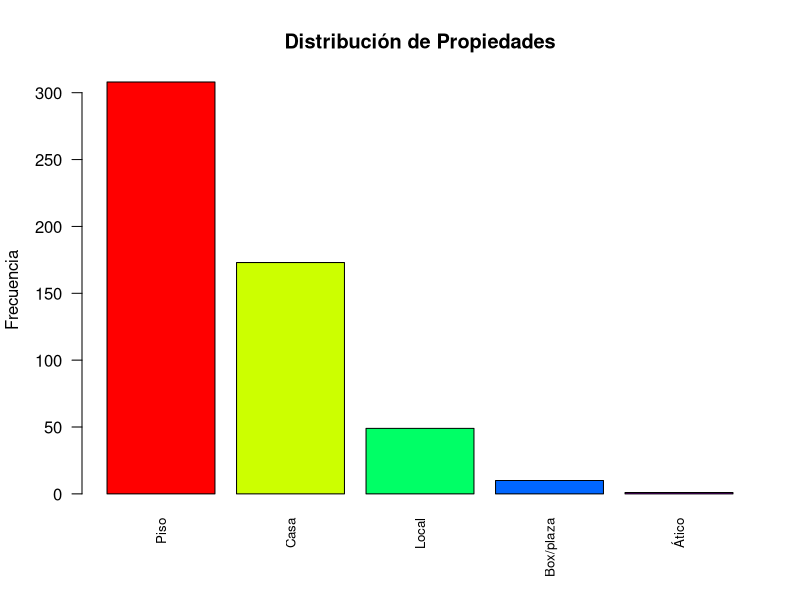
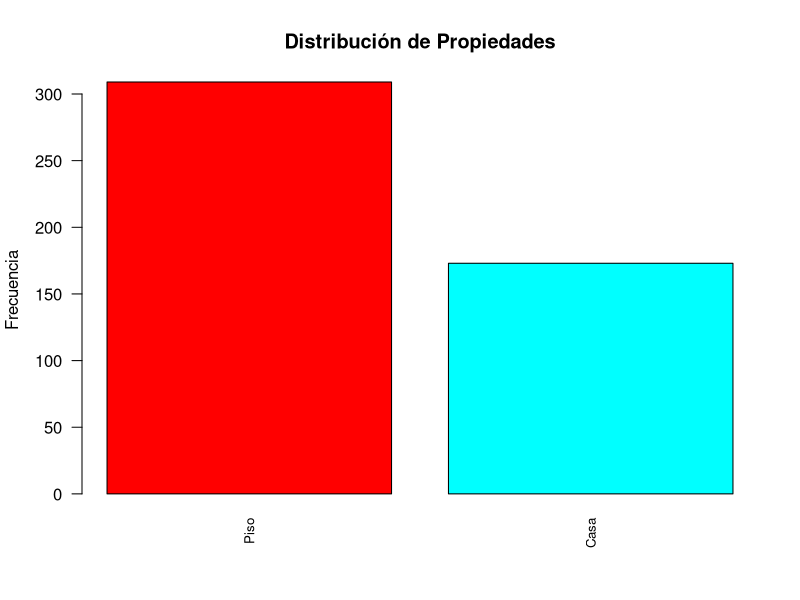
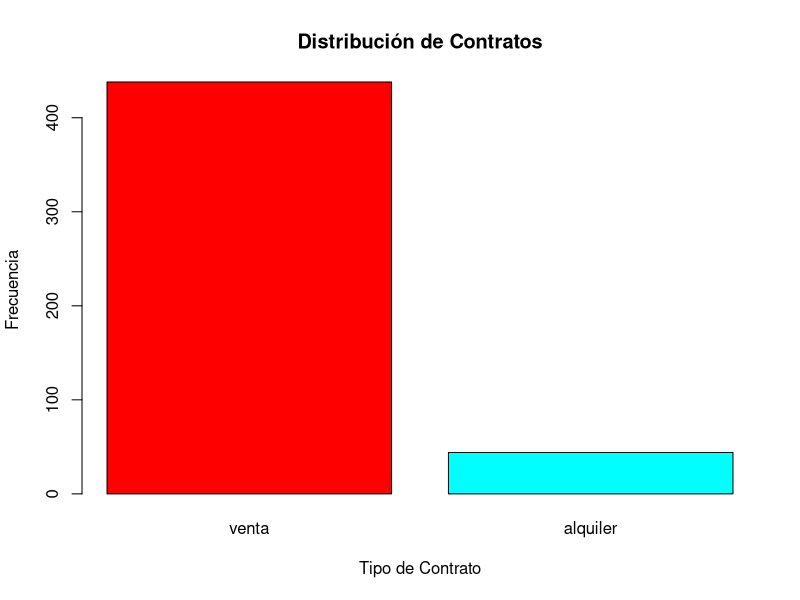
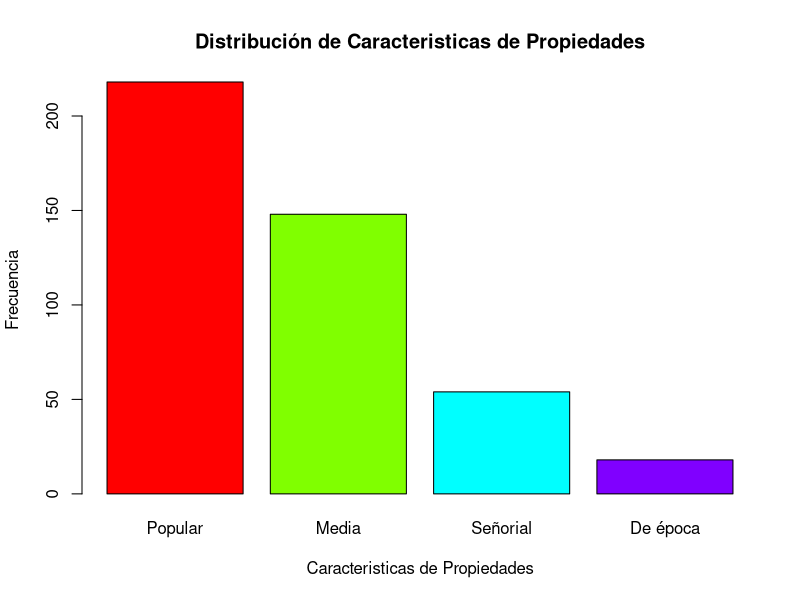
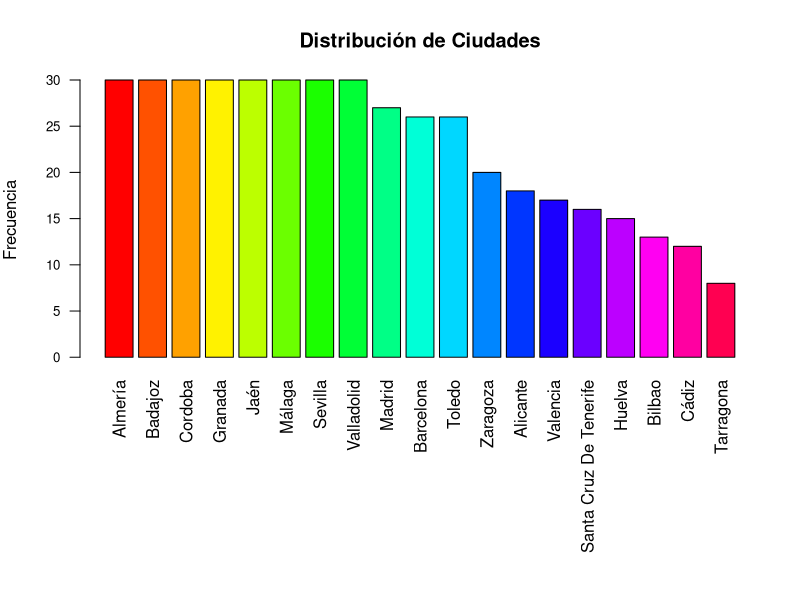
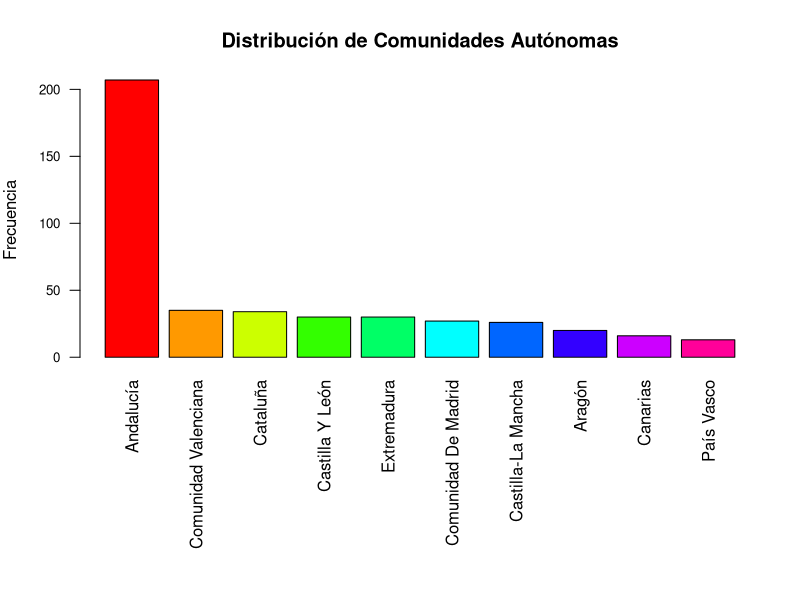
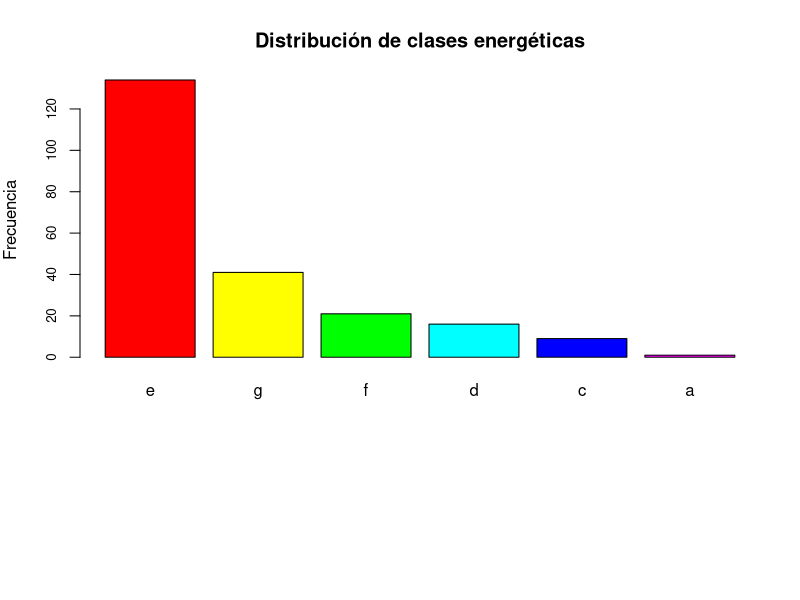
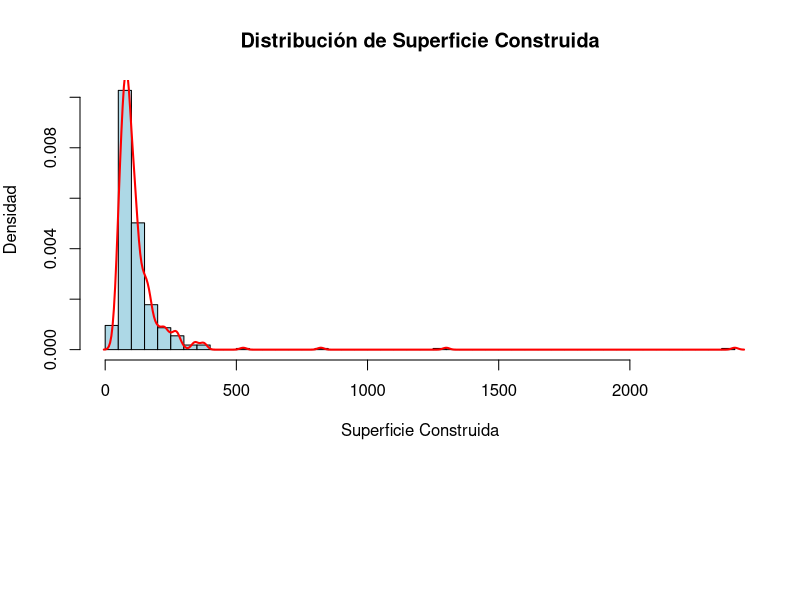

These figures' R source, in order:
## ---- chunk 1
library(stringr)
library(skimr)
library(dplyr)
library(ggplot2)
library(fastDummies)
library(randomForest)
library(car)
library(cluster)
library(FNN)
library(dbscan)
## ---- chunk 2
properties_spain <- read.csv("../properties_Spain.csv")
## ---- chunk 3
summary(properties_spain)
## ---- chunk 4
nrow(unique(properties_spain))
## ---- chunk 5
properties_spain$Bathrooms <- as.factor(str_extract(properties_spain$Bathrooms, "\\d+"))
properties_spain$Bedrooms <- as.factor(str_extract(properties_spain$Bedrooms, "\\d+"))
properties_spain$Energy_Consumption <- as.numeric(str_extract(properties_spain$Energy_Consumption, "\\d+"))
properties_spain$Publish_date <- as.Date(properties_spain$Publish_date)
## ---- chunk 6
Property <- sapply(properties_spain$title, function(x) strsplit(x, " ")[[1]][1])
properties_spain$Property <- as.data.frame(Property)
## ---- chunk 7
properties_spain <- subset(properties_spain, select = -c(item, url, title))
## ---- chunk 8
properties_spain <- as.data.frame(lapply(properties_spain, function(x) {
  x[x == ""] <- NA
  return(x)
}))
## ---- chunk 9
skim(properties_spain)
## ---- chunk 10
frecuencias <- sort(table(properties_spain$Property), decreasing = TRUE)
frecuencias
## ---- chunk 11
colores <- rainbow(length(frecuencias))

barplot(frecuencias, 
        main = "Distribución de Propiedades", 
        ylab = "Frecuencia", 
        col = colores,
        las = 2,       
        cex.names = 0.8)

## ---- chunk 12
properties_spain <- properties_spain %>%
                      mutate(Property = ifelse(Property == "Ático", "Piso", Property))
properties_spain <- properties_spain[properties_spain$Property != "Local" & properties_spain$Property != "Box/plaza",]
## ---- chunk 13
frecuencias <- sort(table(properties_spain$Property), decreasing = TRUE)
frecuencias
## ---- chunk 14
colores <- rainbow(length(frecuencias))

barplot(frecuencias, 
        main = "Distribución de Propiedades", 
        ylab = "Frecuencia", 
        col = colores,
        las = 2,       
        cex.names = 0.8)

## ---- chunk 15
properties_spain$Property <- as.factor(properties_spain$Property)
## ---- chunk 16
frecuencias <- sort(table(properties_spain$Contrat), decreasing = TRUE)
frecuencias
## ---- chunk 17
colores <- rainbow(length(frecuencias))

barplot(frecuencias, 
        main = "Distribución de Contratos", 
        xlab = "Tipo de Contrato", 
        ylab = "Frecuencia", 
        col = colores
        )

## ---- chunk 18
properties_spain_sell <- subset(properties_spain[properties_spain$Contrat == "venta",], select = -c(Contrat))
properties_spain_rent <- subset(properties_spain[properties_spain$Contrat == "alquiler",], select = -c(Contrat))
## ---- chunk 19
frecuencias <- sort(table(properties_spain_sell$Property_Type), decreasing = TRUE)
frecuencias
## ---- chunk 20
colores <- rainbow(length(frecuencias))

barplot(frecuencias, 
        main = "Distribución de Caracteristicas de Propiedades", 
        xlab = "Caracteristicas de Propiedades", 
        ylab = "Frecuencia", 
        col = colores
        )

## ---- chunk 21
properties_spain_sell <- subset(properties_spain_sell, select = -c((Property_Type)))
## ---- chunk 22
frecuencias <- sort(table(properties_spain_sell$City), decreasing = TRUE)
frecuencias
## ---- chunk 23
colores <- rainbow(length(frecuencias))

par(mar = c(12, 4, 4, 2))
barplot(frecuencias, 
        main = "Distribución de Ciudades", 
        ylab = "Frecuencia", 
        col = colores,
        las = 2,
        cex.axis = 0.8
        )
## ---- chunk 24
properties_spain_sell <- subset(properties_spain_sell, select = -c(City))
## ---- chunk 25
frecuencias <- sort(table(properties_spain_sell$Autonomous_Community), decreasing = TRUE)
frecuencias
## ---- chunk 26
colores <- rainbow(length(frecuencias))

par(mar = c(12, 4, 4, 2))
barplot(frecuencias, 
        main = "Distribución de Comunidades Autónomas", 
        ylab = "Frecuencia", 
        col = colores,
        las = 2,
        cex.axis = 0.8
        )
## ---- chunk 27
properties_spain_sell <- subset(properties_spain_sell, select = -c(Autonomous_Community))
## ---- chunk 28
frecuencias <- sort(table(properties_spain_sell$Energy_Class), decreasing = TRUE)
frecuencias
## ---- chunk 29
colores <- rainbow(length(frecuencias))


barplot(frecuencias, 
        main = "Distribución de clases energéticas", 
        ylab = "Frecuencia", 
        col = colores,
        cex.axis = 0.8
        )

## ---- chunk 30
properties_spain_sell <- subset(properties_spain_sell, select = -Energy_Class)
## ---- chunk 31
properties_spain_sell <- subset(properties_spain_sell, select = -c(Zone, Street, Country))
## ---- chunk 32
sort(table(properties_spain_sell$Heating), decreasing = TRUE)
## ---- chunk 33
sort(table(properties_spain_sell$Elevator), decreasing = TRUE)
## ---- chunk 34
properties_spain_sell <- subset(properties_spain_sell, select = -c(Heating, Elevator))
## ---- chunk 35
sort(table(properties_spain_sell$Floor), decreasing = TRUE)
## ---- chunk 36
properties_spain_sell <- subset(properties_spain_sell, select = -c(Floor))
## ---- chunk 37
properties_spain_sell <- subset(properties_spain_sell, select = -c(Reference))
## ---- chunk 38
properties_spain_sell <- subset(properties_spain_sell, select = -c(Publish_date))
## ---- chunk 39
summary(properties_spain_sell$Energy_Consumption)
## ---- chunk 40
properties_spain_sell <- subset(properties_spain_sell, select = -c(Energy_Consumption))
## ---- chunk 41
variable <- properties_spain_sell$Surface

hist(variable, 
     breaks = 50,
     probability = TRUE,
     col = "lightblue",
     main = "Distribución de Superficie Construida", 
     xlab = "Superficie Construida", 
     ylab = "Densidad")

lines(density(variable, na.rm = TRUE), 
      col = "red",          
      lwd = 2)             

## ---- chunk 42
boxplot(properties_spain_sell$Surface, 
        main = "Boxplot de la superficie construida", 
        ylab = "Superficie", 
        col = "lightblue", 
        notch = TRUE)

## ---- chunk 43
#properties_spain_sell <- properties_spain_sell[properties_spain_sell$Surface <= 500,]
## ---- chunk 44
variable <- properties_spain_sell$Surface

hist(variable, 
     breaks = 50,
     probability = TRUE,
     col = "lightblue",
     main = "Distribución de Superficie Construida", 
     xlab = "Superficie Construida", 
     ylab = "Densidad")

lines(density(variable, na.rm = TRUE), 
      col = "red",          
      lwd = 2)             

## ---- chunk 45
boxplot(properties_spain_sell$Surface, 
        main = "Boxplot de la superficie construida", 
        ylab = "Superficie", 
        col = "lightblue", 
        notch = TRUE)

## ---- chunk 46
summary(properties_spain_sell$Year_Construction)
## ---- chunk 47
variable <- properties_spain_sell$Year_Construction 


hist(variable, 
     breaks = 100,
     probability = TRUE,
     col = "lightblue",
     main = "Distribución de Año de Construcción", 
     xlab = "Año de Construcción", 
     ylab = "Densidad")

# Añadir la curva suavizada (density)
lines(density(variable, na.rm = TRUE), 
      col = "red",          # Color de la curva
      lwd = 2)              # Ancho de la línea

## ---- chunk 48
boxplot(properties_spain_sell$Year_Construction, 
        main = "Boxplot del Año de Construcción", 
        ylab = "Año de Construcción", 
        col = "lightblue", 
        notch = TRUE)
## ---- chunk 49
summary(properties_spain_sell$Bathrooms)
## ---- chunk 50
mode_bathrooms <- as.numeric(names(sort(table(properties_spain_sell$Bathrooms), decreasing = TRUE)[1]))

properties_spain_sell$Bathrooms[is.na(properties_spain_sell$Bathrooms)] <- mode_bathrooms
## ---- chunk 51
summary(properties_spain_sell$Bathrooms)
## ---- chunk 52
ggplot(properties_spain_sell, aes(x = Bathrooms, fill = factor(Bathrooms))) +
  geom_bar() +
  xlab("Baños") + 
  ylab("Frecuencia") +
  ggtitle("Distribución de baños por propiedad")+
  theme_minimal() +
  theme(panel.grid = element_blank(),
      axis.line = element_line(colour = "black")) + 
  scale_fill_brewer(palette = "Set3") +   
  labs(fill = "Número de Baños")
## ---- chunk 53
summary(properties_spain_sell$Bedrooms)
## ---- chunk 54
ggplot(properties_spain_sell, aes(x = Bedrooms, fill = factor(Bedrooms))) +
  geom_bar() +
  xlab("Habitaciones") + 
  ylab("Frecuencia") +
  ggtitle("Distribución de Habitaciones por propiedad")+
  theme_minimal() +
  theme(panel.grid = element_blank(),
      axis.line = element_line(colour = "black")) + 
  scale_fill_brewer(palette = "Set3") +   
  labs(fill = "Número de Habitaciones")
## ---- chunk 55
moda <- as.numeric(names(sort(table(properties_spain_sell$Bedrooms), decreasing = TRUE)[1]))

properties_spain_sell$Bedrooms[is.na(properties_spain_sell$Bedrooms)] <- moda

properties_spain_sell$Bedrooms <- droplevels(properties_spain_sell$Bedrooms)
## ---- chunk 56
summary(properties_spain_sell$Bedrooms)
## ---- chunk 57
ggplot(properties_spain_sell, aes(x = Bedrooms, fill = factor(Bedrooms))) +
  geom_bar() +
  xlab("Habitaciones") + 
  ylab("Frecuencia") +
  ggtitle("Distribución de Habitaciones por propiedad")+
  theme_minimal() +
  theme(panel.grid = element_blank(),
      axis.line = element_line(colour = "black")) + 
  scale_fill_brewer(palette = "Set3") +   
  labs(fill = "Número de Habitaciones")
## ---- chunk 58
summary(properties_spain_sell$Sale_Price)
## ---- chunk 59
variable <- properties_spain_sell$Sale_Price

hist(variable, 
     breaks = 100,
     probability = TRUE,
     col = "lightblue",
     main = "Distribución del Precio de Venta", 
     xlab = "Precio de venta", 
     ylab = "Densidad")

# Añadir la curva suavizada (density)
lines(density(variable, na.rm = TRUE), 
      col = "red",          # Color de la curva
      lwd = 2)              # Ancho de la línea

## ---- chunk 60

boxplot(properties_spain_sell$Sale_Price, 
        main = "Boxplot del Precio de Venta", 
        ylab = "Precio de Venta", 
        col = "lightblue", 
        notch = TRUE)

## ---- chunk 61
Q1 <- quantile(properties_spain_sell$Sale_Price, 0.25)
Q3 <- quantile(properties_spain_sell$Sale_Price, 0.75)
IQR_value <- IQR(properties_spain_sell$Sale_Price)

# Definir los límites inferior y superior
lower_limit <- Q1 - 1.5 * IQR_value
upper_limit <- Q3 + 1.5 * IQR_value

# Eliminar los valores atípicos (outliers)
properties_spain_sell <- properties_spain_sell[properties_spain_sell$Sale_Price >= lower_limit & properties_spain_sell$Sale_Price <= upper_limit,]
## ---- chunk 62

boxplot(properties_spain_sell$Sale_Price, 
        main = "Boxplot del Precio de Venta", 
        ylab = "Precio de Venta", 
        col = "lightblue", 
        notch = TRUE)

## ---- chunk 63
skim(properties_spain_sell)
## ---- chunk 64
properties_spain_sell$Bathrooms <- droplevels(properties_spain_sell$Bathrooms)
## ---- chunk 65
properties_spain_sell <- properties_spain_sell[!is.na(properties_spain_sell$Year_Construction),]
## ---- chunk 66
properties_spain_encoded <- dummy_cols(properties_spain_sell, 
                                       select_columns = c("Bathrooms", "Bedrooms", "Property"),
                                       remove_selected_columns = TRUE)

# Seleccionar las variables numéricas
numeric_vars <- properties_spain_encoded[, c("Year_Construction", "Sale_Price", "Surface")]

# Normalizar las variables
numeric_vars_scaled <- scale(numeric_vars)

# Reemplazar en el dataset
properties_spain_encoded[, c("Year_Construction", "Sale_Price", "Surface")] <- numeric_vars_scaled

## ---- chunk 67
# Aplicar PCA
pca_result <- prcomp(properties_spain_encoded, scale. = TRUE)

# Resumen de la varianza explicada
summary(pca_result)
## ---- chunk 68
# Obtener la desviación estándar de cada componente
sdev <- pca_result$sdev

# Calcular la varianza explicada (al cuadrar la desviación estándar)
var_explained <- sdev^2

# Calcular la proporción de varianza explicada
prop_var_explained <- var_explained / sum(var_explained)

# Calcular la varianza acumulada
cumulative_var_explained <- cumsum(prop_var_explained)

# Graficar la varianza acumulada
plot(cumulative_var_explained, type="b", main="Cumulative Proportion of Variance Explained",
     xlab="Principal Components", ylab="Cumulative Proportion of Variance", col="blue", pch=19)

## ---- chunk 69
# Obtener la desviación estándar de cada componente
sdev <- pca_result$sdev

# Calcular la varianza explicada (al cuadrar la desviación estándar)
var_explained <- sdev^2

# Calcular la proporción de varianza explicada
prop_var_explained <- var_explained / sum(var_explained)

plot(prop_var_explained, type="b", pch=19, col="blue", xlab="Número de componentes principales", 
     ylab="Proporción de varianza explicada", main="Gráfico de la proporción de varianza explicada")

## ---- chunk 70
pca_data <- data.frame(pca_result$x[, 1:11])
## ---- chunk 71
# Calcular la matriz de covarianza y la distancia de Mahalanobis
cov_matrix <- cov(pca_data) 

# Calcular la media de las puntuaciones de PCA
mean_data <- colMeans(pca_data)

# Calcular la distancia de Mahalanobis para cada observación
mahal_dist <- mahalanobis(pca_data, center = mean_data, cov = cov_matrix)

# Definir el umbral usando la distribución chi-cuadrada
threshold <- qchisq(0.95, df = 12) 

# Identificar los outliers
outliers <- mahal_dist > threshold

# Ver los índices de los outliers
which(outliers)
## ---- chunk 72
pca_data$outlier <- outliers
## ---- chunk 73
ggplot(pca_data, aes(x = PC1, y = PC2, color = outlier)) +
  geom_point(size = 2) +
  labs(
    title = "Visualización de Outliers en los Componentes Principales (PCA)",
    x = "Componente Principal 1 (PC1)",
    y = "Componente Principal 2 (PC2)",
    color = "Outlier"
  ) +
  theme_minimal() +
  scale_color_manual(values = c("FALSE" = "black", "TRUE" = "red"))
## ---- chunk 74
ggplot(pca_data, aes(x = PC1, y = PC3, color = outlier)) +
  geom_point(size = 2) +
  labs(
    title = "Visualización de Outliers en los Componentes Principales (PCA)",
    x = "Componente Principal 1 (PC1)",
    y = "Componente Principal 3 (PC3)",
    color = "Outlier"
  ) +
  theme_minimal() +
  scale_color_manual(values = c("FALSE" = "black", "TRUE" = "red"))
## ---- chunk 75
ggplot(pca_data, aes(x = PC2, y = PC3, color = outlier)) +
  geom_point(size = 2) +
  labs(
    title = "Visualización de Outliers en los Componentes Principales (PCA)",
    x = "Componente Principal 2 (PC2)",
    y = "Componente Principal 3 (PC3)",
    color = "Outlier"
  ) +
  theme_minimal() +
  scale_color_manual(values = c("FALSE" = "black", "TRUE" = "red"))
## ---- chunk 76
cleaned_properties <- properties_spain_sell[!outliers, ]
## ---- chunk 77
skim(cleaned_properties)
## ---- chunk 78
cleaned_properties$Bedrooms <- droplevels(cleaned_properties$Bedrooms)
## ---- chunk 79
write.csv(cleaned_properties, file = "../cleaned_properties_Spain.csv", row.names = FALSE)
## ---- chunk 80
obs_X <- subset(cleaned_properties, select = c(-Sale_Price))
obj_Y <- subset(cleaned_properties, select = c(Sale_Price))
## ---- chunk 81
obs_X_encoded <- dummy_cols(obs_X, 
                            select_columns = c("Bathrooms", "Bedrooms", "Property"),
                            remove_first_dummy = TRUE,  # Opcional: evita colinealidad
                            remove_selected_columns = TRUE)

# Seleccionar las variables numéricas
numeric_vars <- obs_X_encoded[, c("Year_Construction", "Surface")]

# Normalizar las variables
numeric_vars_scaled <- scale(numeric_vars)

# Reemplazar en el dataset
obs_X_encoded[, c("Year_Construction", "Surface")] <- numeric_vars_scaled

## ---- chunk 82
cor(obs_X_encoded)
## ---- chunk 83
data_encoded <- obs_X_encoded
data_encoded$Sale_Price <- obj_Y$Sale_Price
vif(lm(Sale_Price ~ ., data = data_encoded))
## ---- chunk 84
model <- lm(Sale_Price ~ ., data = data_encoded)
summary(model)
## ---- chunk 85
predicted_prices <- predict(model, newdata = data_encoded)
# Calcular el RMSE
actual_prices <- cleaned_properties$Sale_Price
rmse_lm <- sqrt(mean((actual_prices - predicted_prices)^2))
print(paste("RMSE para la regresión lineal:", rmse_lm))
## ---- chunk 86
ggplot(data = data_encoded, aes(x = actual_prices, y = predicted_prices)) +
  geom_point(alpha = 0.6) +
  geom_abline(slope = 1, intercept = 0, color = "red") +
  xlab("Precios reales") +
  ylab("Precios predichos") +
  ggtitle("Comparación de precios reales vs. predichos") +
  theme_minimal()
## ---- chunk 87
set.seed(42)

train_index <- sample(1:nrow(obs_X_encoded), 0.8 * nrow(obs_X_encoded))
train_data <- obs_X_encoded[train_index, ]
test_data <- obs_X_encoded[-train_index, ]

# Variables objetivo para entrenamiento y prueba
train_target <- obj_Y$Sale_Price[train_index]
test_target <- obj_Y$Sale_Price[-train_index]
## ---- chunk 88
# Probar diferentes valores de k
rmse_values <- c()
for (k in 1:50) {
  knn_model <- knn.reg(train = train_data, test = test_data, y = train_target, k = k)
  predictions <- knn_model$pred
  rmse <- sqrt(mean((test_target - predictions)^2))
  rmse_values <- c(rmse_values, rmse)
}

# Graficar RMSE vs k
plot(1:50, rmse_values, type = "b", xlab = "Número de vecinos (k)", ylab = "RMSE")


## ---- chunk 89
k <- 30

knn_model <- knn.reg(train = train_data, test = test_data, y = train_target, k = k)

# Predicciones
predictions <- knn_model$pred

rmse <- sqrt(mean((test_target - predictions)^2))
print(paste("RMSE:", rmse))

# Calcular R²
sst <- sum((test_target - mean(test_target))^2)
sse <- sum((test_target - predictions)^2)
r_squared <- 1 - (sse / sst)
print(paste("R²:", round(r_squared,4)))
## ---- chunk 90
# Calcular la suma de las distancias intra-clúster (inertia) para diferentes k
wss <- sapply(1:15, function(k) {
  kmeans(obs_X_encoded, centers = k, nstart = 25)$tot.withinss
})

# Graficar el método del codo
plot(1:15, wss, type = "b", pch = 19, frame = FALSE,
     xlab = "Número de Clústeres (k)", ylab = "Suma de Cuadrados Intra-Clúster (WSS)")
## ---- chunk 91
predictors <- obs_X_encoded

# Probar diferentes valores de k y calcular la silueta promedio
sil_width <- sapply(2:10, function(k) {
  pam(predictors, k = k)$silinfo$avg.width
})

# Graficar el coeficiente de silueta
plot(2:10, sil_width, type = "b", pch = 19, frame = FALSE,
     xlab = "Número de Clústeres (k)", ylab = "Coeficiente de Silueta")
## ---- chunk 92
k = 8

kmeans_model <- kmeans(predictors, centers = k, nstart = 25)

# Agregar los clústeres al dataset original
predictors$Cluster <- kmeans_model$cluster
## ---- chunk 93
table(kmeans_model$cluster)
## ---- chunk 94
aggregate(predictors[, -ncol(predictors)], by = list(Cluster = predictors$Cluster), FUN = mean)
## ---- chunk 95
# Visualizar los clústeres en 2D
ggplot(predictors, aes(x = Surface, y = Year_Construction, color = factor(Cluster))) +
  geom_point() +
  labs(color = "Cluster") +
  theme_minimal()
## ---- chunk 96
aggregate(obj_Y$Sale_Price, by = list(Cluster = predictors$Cluster), FUN = mean)
## ---- chunk 97
predictors <- obs_X_encoded
## ---- chunk 98
dbscan_model <- dbscan(predictors, eps = 1, minPts = 5)

# Ver los resultados
print(dbscan_model)

# Asignar los clústeres al dataset original
predictors$Cluster <- dbscan_model$cluster

## ---- chunk 99
# Valores de `eps` y `minPts` a probar
eps_values <- seq(0.02, 2, by = 0.02)  # Cambia según el rango esperado de `eps`
minPts_values <- c(5, 10, 15, 20)       # Cambia según el dataset

# Dataframe para almacenar resultados
results <- data.frame(
  eps = numeric(0),
  minPts = numeric(0),
  clusters = integer(0),
  noise_points = integer(0)
)

# Iterar sobre los valores
for (eps in eps_values) {
  for (minPts in minPts_values) {
    predictors <- obs_X_encoded
    # Aplicar DBSCAN
    dbscan_model <- dbscan(predictors, eps = eps, minPts = minPts)
    
    # Contar número de clústeres (excluyendo el ruido, que es cluster 0)
    num_clusters <- length(unique(dbscan_model$cluster[dbscan_model$cluster > 0]))
    
    # Contar puntos de ruido
    noise_points <- sum(dbscan_model$cluster == 0)
    
    # Guardar resultados
    results <- rbind(
      results,
      data.frame(
        eps = eps,
        minPts = minPts,
        clusters = num_clusters,
        noise_points = noise_points
      )
    )
  }
}
## ---- chunk 100
ggplot(results, aes(x = eps, y = clusters, color = factor(minPts))) +
  geom_line() +
  geom_point() +
  labs(
    title = "Número de clústeres vs. eps y minPts",
    x = "eps",
    y = "Número de clústeres",
    color = "minPts"
  ) +
  theme_minimal()
## ---- chunk 101
ggplot(results, aes(x = eps, y = noise_points, color = factor(minPts))) +
  geom_line() +
  geom_point() +
  labs(
    title = "Número de puntos de ruido vs. eps y minPts",
    x = "eps",
    y = "Número de puntos de ruido",
    color = "minPts"
  ) +
  theme_minimal()

## ---- chunk 102
results_filtered <- results[results$clusters > 2,]
# Ver los resultados
min <- min(results_filtered$noise_points)
optimal_config <- results_filtered[results_filtered$noise_points == min,]
print(optimal_config)
## ---- chunk 103
optimal_eps <- optimal_config$eps[1]
optimal_minPts <- optimal_config$minPts[1]

dbscan_model <- dbscan(predictors, eps = optimal_eps, minPts = optimal_minPts)

## ---- chunk 104
predictors$Cluster <- kmeans_model$cluster

ggplot(predictors, aes(x = Surface, y = Year_Construction, color = factor(Cluster))) +
  geom_point() +
  labs(color = "Cluster") +
  theme_minimal()
## ---- chunk 105
aggregate(obj_Y$Sale_Price, by = list(Cluster = predictors$Cluster), FUN = mean)
## ---- chunk 106
cleaned_properties$Sale_m2 = cleaned_properties$Sale_Price / cleaned_properties$Surface 
## ---- chunk 107
cleaned_properties %>%
  group_by(Property) %>%
  summarize(
    Mean_Sale_m2 = mean(Sale_m2, na.rm = TRUE),
    SD_Sale_m2 = sd(Sale_m2, na.rm = TRUE),
    Median_Sale_m2 = median(Sale_m2, na.rm = TRUE),
    Robust_SD_Sale_m2 = mad(Sale_m2, na.rm = TRUE) # Desviación estándar robusta
  )
## ---- chunk 108
limitValue = 1.5
alpha = 0.05
  
array1 <- cleaned_properties$Sale_m2[cleaned_properties$Property == "Piso"]
array2 <- cleaned_properties$Sale_m2[cleaned_properties$Property == "Casa"]

array1 <- na.omit(array1)
array2 <- na.omit(array2)

# Comprobar la normalidad de las muestras
shapiro_p1 <- shapiro.test(array1)$p.value
shapiro_p2 <- shapiro.test(array2)$p.value

# Interpretar resultados de normalidad
normality_message <- if (shapiro_p1 > 0.05 & shapiro_p2 > 0.05) {
  "Ambas muestras siguen una distribución normal."
} else {
  "Al menos una de las muestras no sigue una distribución normal."
}

print(c(shapiro_p1, shapiro_p2, normality_message))
## ---- chunk 109
if (shapiro_p1 > 0.05 | shapiro_p2 > 0.05) {
  
  # Aqui comprobamos la homoscedasticidad 
  # para saber si hay que operar con varianzas iguales o no.
    mean1 <- mean(array1); n1 <- length(array1); sd1 <- sd(array1) 
    mean2 <- mean(array2); n2 <- length(array2); sd2 <- sd(array2)
      
    fobs <- sd1^2/sd2^2
      
    # Valores mínimo y máximo y p-valor para la distribución t de Student
      
    fcritL <- qf(alpha/2, df1 = n1-1, df2 = n2-2)
    fcritU <- qf(1-alpha/2, df1 = n1-1, df2 = n2-2)
      
    pvalue_sd <- min(pf(fobs, df1 = n1-1, df2 = n2-2, lower.tail = FALSE), 
                      pf(fobs, df1 = n1-1, df2 = n2-2))*2
      
    
    # Después de calcular el pvalue_sd hay 2 opciones. 
      # 1º p < alpha: No hay varianzas iguales. 
      # 2º p > alpha: Hay varianzas iguales.
    # En función se hace un cálculo u otro del valor t observado
     
    if (pvalue_sd > alpha){
      
      S_value = sqrt(((n1-1)*sd1^2+(n2-1)*sd2^2)/(n1+n2-2))
      tobs = (mean1 - mean2)/(S_value*sqrt((1/n1)+(1/n2))) 
      
    } else{
      
      tobs = (mean1 - mean2)/(sqrt((sd1^2/n1)+(sd2^2/n2))) 
      
    }
    
    # Valores mínimo y máximo y p-valor para la distribución t de Student
    
    tcritL <- qt(alpha/2, n1+n2-2)
    tcritU <- qt(1-alpha/2, n1+n2-2)
    
    pvalue_mean <- pt(abs(tobs), df=n1+n2-2, lower.tail = FALSE)*2
    
    # Una vez obtenido el p-valor de la media, podemos obtener un pequeño mensaje
    # que nos permita saber si se cumple la hipótesis nula o no.
    
    if (pvalue_mean > alpha){
      
      message = "No hay diferencias significativas"
      
    } else{
      
      message = "Hay diferencias significativas"
      
    }
    
    # Se nos devuelve el valor observado, el valor cítico, el p-valor y el mensaje
    
    print(c(round(c(tobs, tcritU, pvalue_mean),3), message))
    
} else {
    wilcox.test(array1, array2, alternative = "two.sided")
}

## ---- chunk 110

ggplot(cleaned_properties, aes(x = Property, y = Sale_m2, fill = Property)) +
  geom_boxplot(outlier.color = "red", outlier.shape = 16, outlier.size = 2, alpha = 0.7) +
  labs(
    title = "Distribución del Precio por Metro Cuadrado",
    x = "Tipo de Propiedad",
    y = "Precio por m²"
  ) +
  theme_minimal() +
  theme(
    plot.title = element_text(hjust = 0.5, size = 16),
    axis.title.x = element_text(size = 14),
    axis.title.y = element_text(size = 14),
    legend.position = "none"
  ) +
  scale_fill_manual(values = c("Piso" = "#56B4E9", "Casa" = "#E69F00"))
